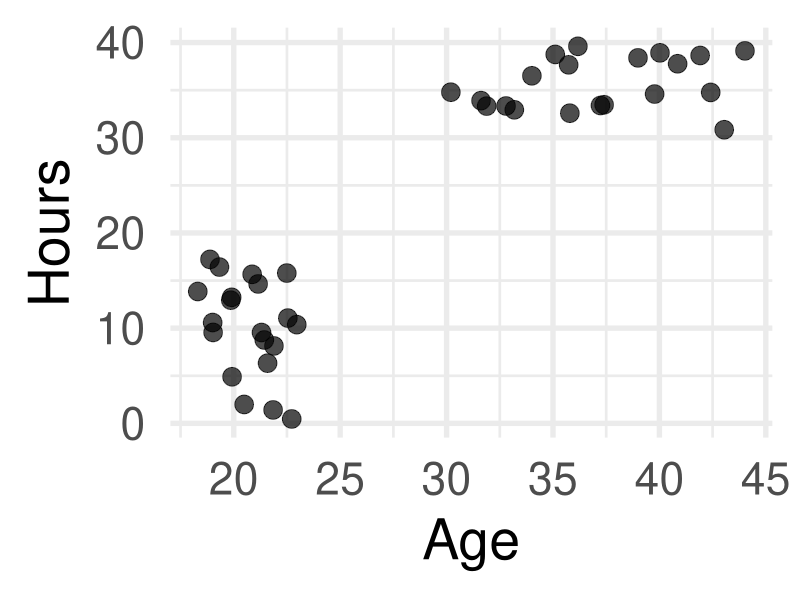
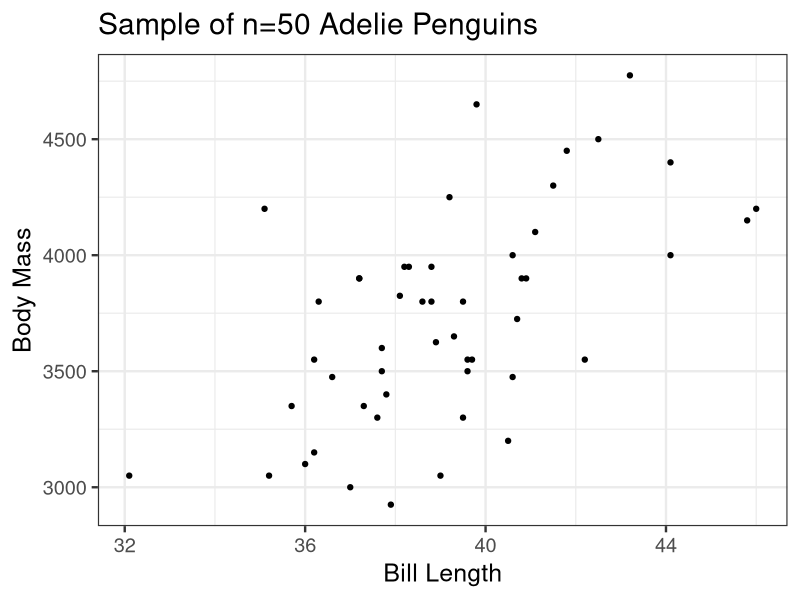
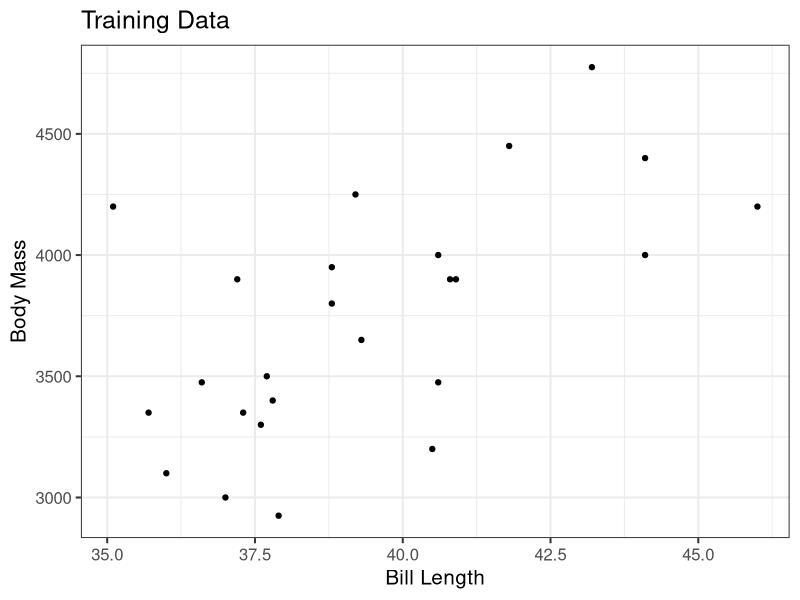
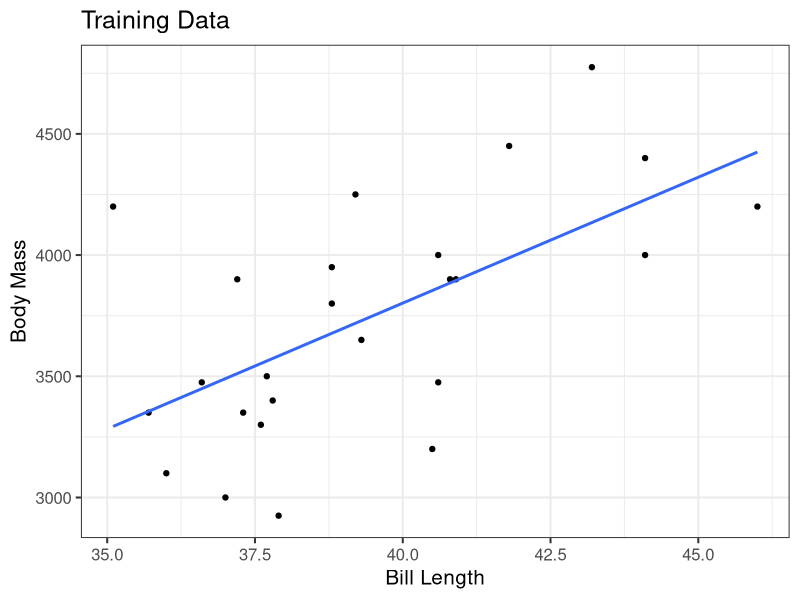
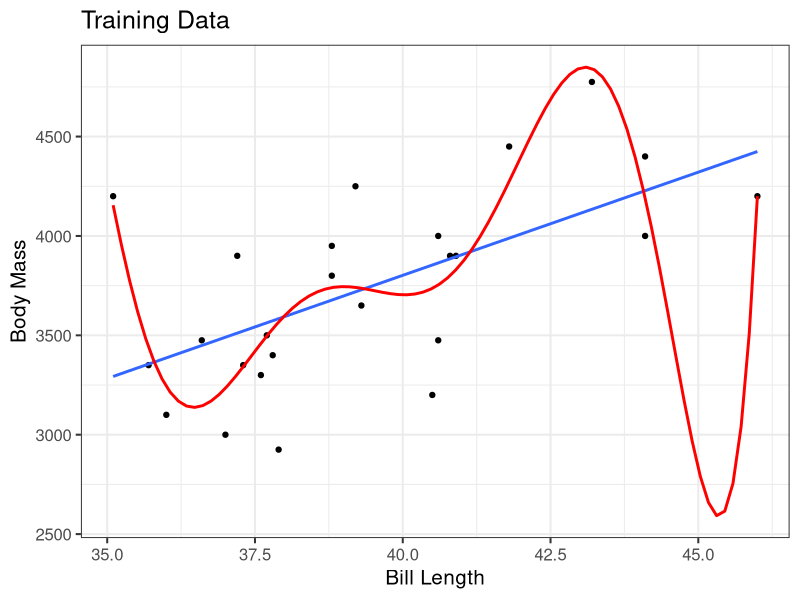
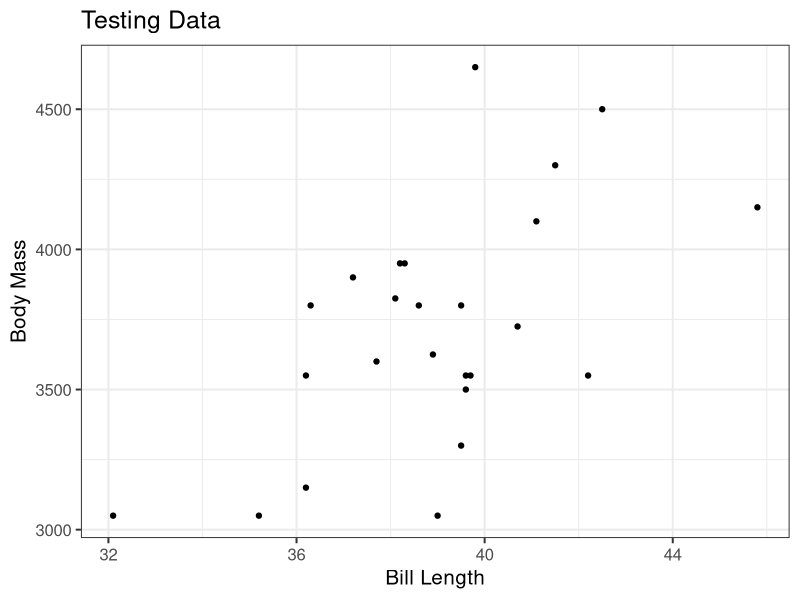
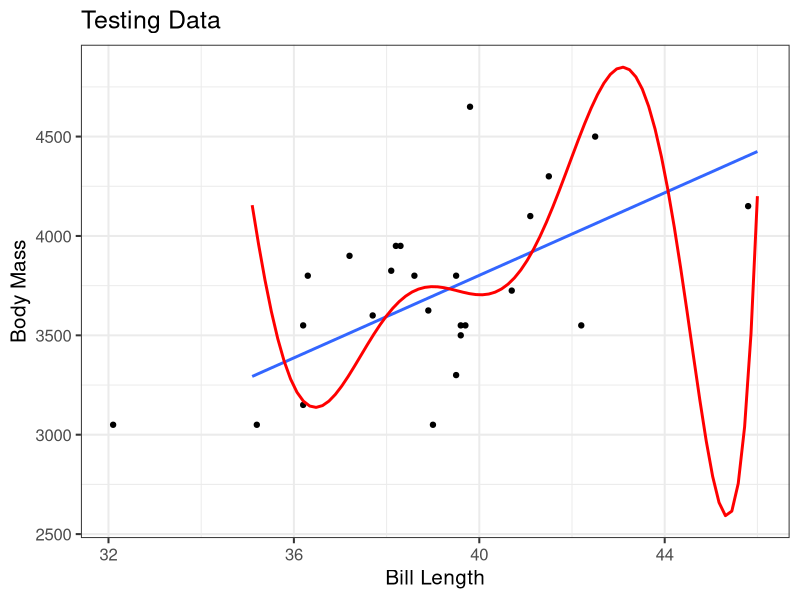

Reproduce these figures in R, in order. (Note: this script raises an error after producing the figures.)
## ---- chunk 1
#| include: false
#| warning: false
#| message: false

knitr::opts_chunk$set(echo = TRUE, warning = FALSE, message = FALSE,
                      fig.retina = 3, fig.align = 'center')
library(knitr)
library(tidyverse)
library(palmerpenguins)
## ---- chunk 2
#| fig-asp: 1
#| echo: false
set.seed(1)
data <- data.frame(Age=c(runif(20,18,23),runif(20,30,45)),
                   Hours=c(runif(20,0,20),runif(20,30,40)))
ggplot(data,aes(x=Age,y=Hours))+geom_point(size=6,alpha=0.7)+theme_minimal(base_size=40)
## ---- chunk 3
#| echo: false
set.seed(0)
adelie <- penguins %>% filter(species=="Adelie")
which_train <- sample(1:nrow(adelie),50)
adelie <- adelie[which_train,]
ggplot(adelie,aes(x=bill_length_mm,y=body_mass_g))+geom_point() +theme_bw(base_size=18) +
  labs(title="Sample of n=50 Adelie Penguins",x="Bill Length",y="Body Mass")
## ---- chunk 4
#| echo: false
set.seed(241)
which_train <- sample(1:50,25)
adelie_train <- adelie[which_train,]
adelie_test <- adelie[-which_train,]
## ---- chunk 5
#| echo: false
#| fig-height: 4
#| fig-width: 6
#| out-width: "65%"
#
#
ggplot(adelie_train,aes(x=bill_length_mm,y=body_mass_g))+geom_point() +
  theme_bw(base_size=15) + labs(title="Training Data",x="Bill Length",y="Body Mass")
## ---- chunk 6
#| echo: false
#| fig-height: 4
#| fig-width: 6
#| out-width: "65%"
#| message: false
ggplot(adelie_train,aes(x=bill_length_mm,y=body_mass_g))+geom_point() +
  theme_bw(base_size=15) + labs(title="Training Data",x="Bill Length",y="Body Mass") +
  geom_smooth( method = "lm" , se = F)
## ---- chunk 7
#| echo: false
#| fig-height: 4
#| fig-width: 6
#| out-width: "65%"
#| message: false
ggplot(adelie_train,aes(x=bill_length_mm,y=body_mass_g))+geom_point() +
  theme_bw(base_size=15) + labs(title="Training Data",x="Bill Length",y="Body Mass") +
  geom_smooth( method = "lm" , se = F) +
  geom_smooth( method = "lm" ,formula = y ~ poly(x, 7), se = F, color = "red")
## ---- chunk 8
#| echo: false
#| fig-height: 4
#| fig-width: 6
#| out-width: "65%"
ggplot(adelie_test,aes(x=bill_length_mm,y=body_mass_g))+geom_point() +
  theme_bw(base_size=15) + labs(title="Testing Data",x="Bill Length",y="Body Mass")
## ---- chunk 9
#| fig-height: 4
#| fig-width: 6
#| out-width: "65%"
#| message: false
#| echo: false
ggplot(adelie_test,aes(x=bill_length_mm,y=body_mass_g))+geom_point() +
  theme_bw(base_size=15) + labs(title="Testing Data",x="Bill Length",y="Body Mass") +
  geom_smooth(data = adelie_train, method = "lm" , se = F) +
  geom_smooth(data = adelie_train, method = "lm" ,formula = y ~ poly(x, 7), se = F, color = "red")
## ---- chunk 10
#| echo: true
# Training linear model
lin_mod <- lm(body_mass_g ~ bill_length_mm, data = adelie_train)
lin_pred <-predict(lin_mod, adelie_test)

# Training polynomial model
poly_mod <- lm(body_mass_g ~ poly(bill_length_mm, degree = 5), data = adelie_train)
poly_pred <- predict(poly_mod, adelie_test)

# MSE linear model
mean((adelie_test$body_mass_g - lin_pred)^2)
# MSE polynomial model
mean((adelie_test$body_mass_g - poly_pred)^2)
## ---- chunk 11
#| fig-align: "center"
#| echo: false
#| out-width: "60%"
include_graphics("img/ucurve_ISLR.png")
